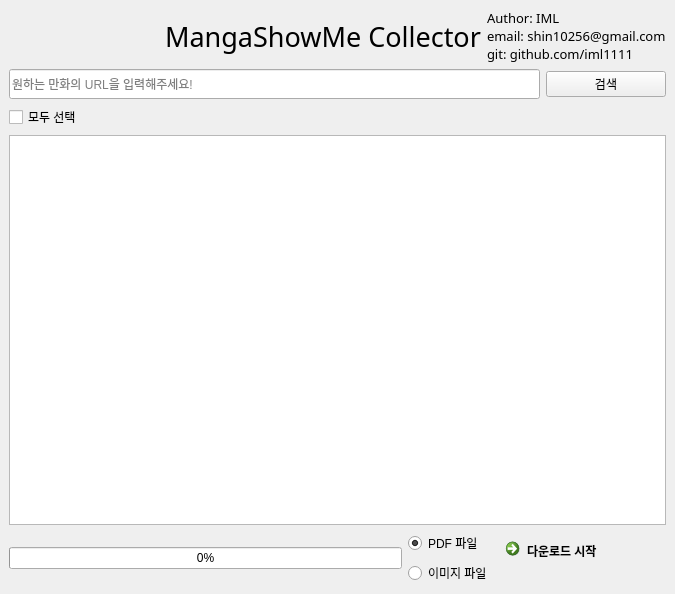
<?xml version="1.0" encoding="UTF-8"?>
<ui version="4.0">
 <class>MainWindow</class>
 <widget class="QMainWindow" name="MainWindow">
  <property name="geometry">
   <rect>
    <x>0</x>
    <y>0</y>
    <width>588</width>
    <height>594</height>
   </rect>
  </property>
  <property name="windowTitle">
   <string>MainWindow</string>
  </property>
  <widget class="QWidget" name="centralwidget">
   <layout class="QVBoxLayout" name="verticalLayout_2">
    <item>
     <layout class="QHBoxLayout" name="horizontalLayout_6">
      <item>
       <widget class="QLabel" name="label_3">
        <property name="minimumSize">
         <size>
          <width>150</width>
          <height>0</height>
         </size>
        </property>
        <property name="maximumSize">
         <size>
          <width>300</width>
          <height>16777215</height>
         </size>
        </property>
        <property name="font">
         <font>
          <family>NanumGothic</family>
          <pointsize>12</pointsize>
         </font>
        </property>
        <property name="text">
         <string/>
        </property>
       </widget>
      </item>
      <item>
       <widget class="QLabel" name="label">
        <property name="font">
         <font>
          <family>Agency FB</family>
          <pointsize>20</pointsize>
         </font>
        </property>
        <property name="text">
         <string>MangaShowMe Collector</string>
        </property>
        <property name="alignment">
         <set>Qt::AlignCenter</set>
        </property>
       </widget>
      </item>
      <item>
       <widget class="QLabel" name="label_2">
        <property name="font">
         <font>
          <family>NanumGothic</family>
          <pointsize>10</pointsize>
         </font>
        </property>
        <property name="text">
         <string>Author: IML
email: shin10256@gmail.com
git: github.com/iml1111</string>
        </property>
       </widget>
      </item>
     </layout>
    </item>
    <item>
     <layout class="QHBoxLayout" name="horizontalLayout_3">
      <item>
       <widget class="QLineEdit" name="search_bar">
        <property name="minimumSize">
         <size>
          <width>0</width>
          <height>30</height>
         </size>
        </property>
        <property name="placeholderText">
         <string>원하는 만화의 URL을 입력해주세요!</string>
        </property>
       </widget>
      </item>
      <item>
       <widget class="QPushButton" name="search_btn">
        <property name="minimumSize">
         <size>
          <width>120</width>
          <height>0</height>
         </size>
        </property>
        <property name="text">
         <string>검색</string>
        </property>
       </widget>
      </item>
     </layout>
    </item>
    <item>
     <layout class="QHBoxLayout" name="horizontalLayout">
      <item>
       <widget class="QCheckBox" name="checkBox">
        <property name="text">
         <string>모두 선택</string>
        </property>
       </widget>
      </item>
      <item>
       <widget class="QLabel" name="label_4">
        <property name="minimumSize">
         <size>
          <width>20</width>
          <height>0</height>
         </size>
        </property>
        <property name="text">
         <string/>
        </property>
       </widget>
      </item>
     </layout>
    </item>
    <item>
     <layout class="QHBoxLayout" name="horizontalLayout_2">
      <item>
       <widget class="QListWidget" name="toon_view">
        <property name="font">
         <font>
          <pointsize>11</pointsize>
         </font>
        </property>
       </widget>
      </item>
     </layout>
    </item>
    <item>
     <layout class="QHBoxLayout" name="horizontalLayout_5">
      <item>
       <widget class="QProgressBar" name="progressBar">
        <property name="value">
         <number>0</number>
        </property>
       </widget>
      </item>
      <item>
       <layout class="QVBoxLayout" name="verticalLayout">
        <item>
         <widget class="QRadioButton" name="pdf_btn">
          <property name="text">
           <string>PDF 파일</string>
          </property>
          <property name="checked">
           <bool>true</bool>
          </property>
         </widget>
        </item>
        <item>
         <widget class="QRadioButton" name="img_btn">
          <property name="text">
           <string>이미지 파일</string>
          </property>
         </widget>
        </item>
       </layout>
      </item>
      <item>
       <widget class="QCommandLinkButton" name="down_btn">
        <property name="text">
         <string>다운로드 시작</string>
        </property>
       </widget>
      </item>
     </layout>
    </item>
   </layout>
  </widget>
 </widget>
 <tabstops>
  <tabstop>search_btn</tabstop>
  <tabstop>down_btn</tabstop>
 </tabstops>
 <resources/>
 <connections>
  <connection>
   <sender>search_btn</sender>
   <signal>clicked()</signal>
   <receiver>MainWindow</receiver>
   <slot>search()</slot>
   <hints>
    <hint type="sourcelabel">
     <x>732</x>
     <y>94</y>
    </hint>
    <hint type="destinationlabel">
     <x>728</x>
     <y>47</y>
    </hint>
   </hints>
  </connection>
  <connection>
   <sender>down_btn</sender>
   <signal>clicked()</signal>
   <receiver>MainWindow</receiver>
   <slot>crawling()</slot>
   <hints>
    <hint type="sourcelabel">
     <x>743</x>
     <y>591</y>
    </hint>
    <hint type="destinationlabel">
     <x>525</x>
     <y>485</y>
    </hint>
   </hints>
  </connection>
  <connection>
   <sender>search_bar</sender>
   <signal>returnPressed()</signal>
   <receiver>search_btn</receiver>
   <slot>click()</slot>
   <hints>
    <hint type="sourcelabel">
     <x>397</x>
     <y>81</y>
    </hint>
    <hint type="destinationlabel">
     <x>631</x>
     <y>79</y>
    </hint>
   </hints>
  </connection>
  <connection>
   <sender>checkBox</sender>
   <signal>stateChanged(int)</signal>
   <receiver>MainWindow</receiver>
   <slot>all_checking()</slot>
   <hints>
    <hint type="sourcelabel">
     <x>439</x>
     <y>114</y>
    </hint>
    <hint type="destinationlabel">
     <x>389</x>
     <y>99</y>
    </hint>
   </hints>
  </connection>
 </connections>
 <slots>
  <slot>search()</slot>
  <slot>crawling()</slot>
  <slot>Toon_view(item)</slot>
  <slot>all_checking()</slot>
 </slots>
</ui>
